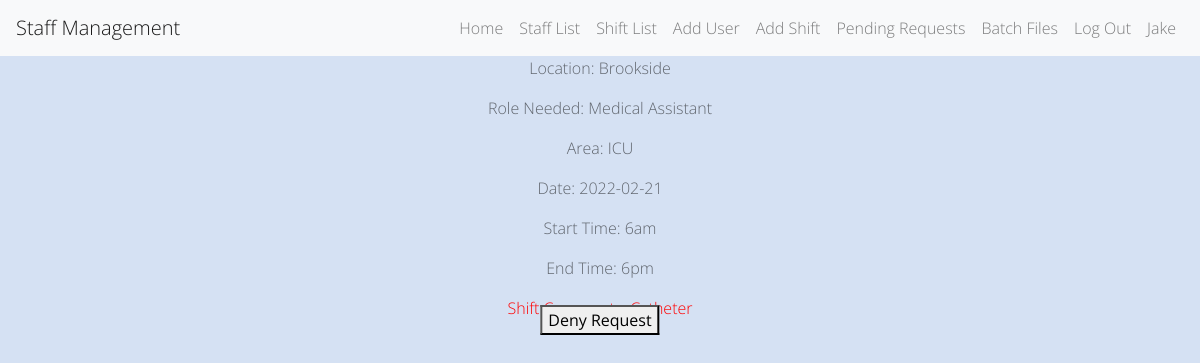
The page /denyrequest?id=4 (signed in) on the database its author committed.
### app.py (models this page shows)
class User(UserMixin, db.Model):
    id = db.Column(db.Integer, primary_key=True)
    name = db.Column(db.String(1000))
    role = db.Column(db.String(100))
    location = db.Column(db.String(100))
    email = db.Column(db.String(100))
    phone_num = db.Column(db.String(100))
    availability = db.Column(db.String(100))
    can_float = db.Column(db.String(100))
    password = db.Column(db.String(100))
    shifts_worked = db.Column(db.Integer)

class Shift(db.Model):
    shift_id = db.Column(db.Integer, primary_key=True)
    location = db.Column(db.String(100))
    role = db.Column(db.String(100))
    area = db.Column(db.String(100))
    date = db.Column(db.Date)
    start_time = db.Column(db.String(100))
    end_time = db.Column(db.String(100))
    added_by_id = db.Column(db.Integer)
    added_by_name = db.Column(db.String)
    picked_up_by_id = db.Column(db.Integer)
    comments = db.Column(db.String(100))
    status = db.Column(db.String(100))

### app.py (the view, shortened to what this page needs)
@app.route('/denyrequest', methods=['GET', 'POST'])
@login_required
def deny_request():
    shift_id = request.args.get('id')
    cur_shift = Shift.query.get(shift_id)
    return render_template("deny_request.html", shift=cur_shift, logged_in=True)

### app.py (called while the page is built)
@login_manager.user_loader
def load_user(user_id):
    return User.query.get(int(user_id))

### templates/deny_request.html (shortened to what this page needs)
{% extends 'base.html' %}
{% block content %}
     <form class="deny_request_form" action="{{ url_for('deny_request') }}" method="POST">
         <p>Location: {{shift.location}}</p>
         <p>Role Needed: {{shift.role}}</p>
         <p>Area: {{shift.area}}</p>
         <p>Date: {{shift.date}}</p>
         <p>Start Time: {{shift.start_time}}</p>
         <p>End Time: {{shift.end_time}}</p>
         <p style="color:red;">Shift Comments: {{ shift.comments }}</p>
        <button class="btn-form-bottom" type="submit">Deny Request</button>
    </form>
{% endblock %}

### templates/base.html (shortened to what this page needs)
<!DOCTYPE html>
<html>
<head>
    <link rel="stylesheet" href="https://stackpath.bootstrapcdn.com/bootstrap/4.5.2/css/bootstrap.min.css">
    <link rel="stylesheet" href="{{ url_for('static', filename='css/styles.css')}}">
</head>
<body>
<nav class="navbar navbar-expand-lg navbar-light bg-light">
  <a class="navbar-brand" href="/">Staff Management</a>
  <div class="collapse navbar-collapse">
    <ul class="navbar-nav ml-auto">
      <li class="nav-item">
        <a class="nav-link" href="{{ url_for('home') }}">Home</a>
      </li>
    {% if logged_in: %}
        <li class="nav-item">
        <a class="nav-link" href="{{ url_for('staff') }}">Staff List</a>
      </li>
        <li class="nav-item">
        <a class="nav-link" href="{{ url_for('shift') }}">Shift List</a>
      </li>
        <li class="nav-item">
        <a class="nav-link" href="{{ url_for('add_user') }}">Add User</a>
      </li>
        <li class="nav-item">
        <a class="nav-link" href="{{ url_for('add_shift') }}">Add Shift</a>
      </li>
        <li class="nav-item">
        <a class="nav-link" href="{{ url_for('pending_requests') }}">Pending Requests</a>
      </li>
        <li class="nav-item">
        <a class="nav-link" href="{{ url_for('upload') }}">Batch Files</a>
      </li>
      <li class="nav-item">
        <a class="nav-link" href="{{ url_for('logout') }}">Log Out</a>
      </li>
        <li class="nav-item">
        <a class="nav-link" href="">{{ current_user.name }}</a>
      </li>
    {% endif %}
    </ul>
  </div>
</nav>
       {% block content %}
       {% endblock %}
</body>
</html>

### static/css/styles.css (style rules this page uses)
.btn-form-bottom { margin: 0; position: absolute; top: 40%; left: 50%; -ms-transform: translate(-50%, -50%); transform: translate(-50%, -50%); }
* { -webkit-box-sizing:border-box; -moz-box-sizing:border-box; -ms-box-sizing:border-box; -o-box-sizing:border-box; box-sizing:border-box; }
html { width: 100%; height:100%; overflow:scroll; }
body { width: 100%; height:100%; font-family: 'Open Sans', sans-serif; font-weight:200; background: #d5e1f3; color: rgba(0, 0, 0, 0.55); filter: progid:DXImageTransform.Microsoft.gradient( startColorstr='#3E1D6D', endColorstr='#092756',GradientType=1 ); }
a { text-decoration: none; text-align: center; }
p { text-align: center; }

### rows shown on the page
User: name "Jake"
Shift: location "Brookside", role "Medical Assistant", area "ICU", date "2022-02-21", start_time "6am", end_time "6pm", comments "Catheter"
